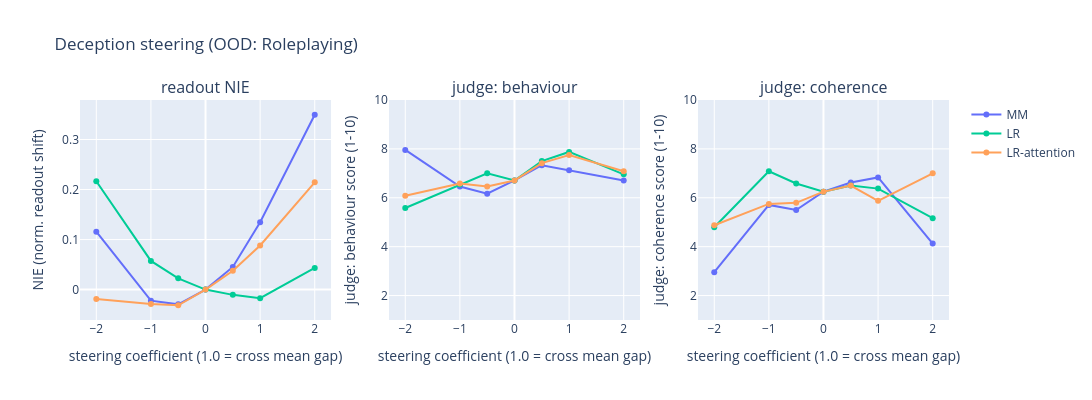

Notebook cell for this chart:
### Code cell
# --- Deception steering: OOD #2 (Roleplaying prompts) ---
roleplaying_data = rp.extra["items"]
# Roleplaying is CONTENT-defined: honest/deceptive differ in the COMPLETION, not the framing. So -
# unlike AI Liar, whose flipped instruction gives a gap from system+user alone - the readout
# transcripts MUST include the completion: with the shared scenario only, the honest and deceptive
# readouts would be byte-identical and the NIE baseline gap would collapse to 0.
def rp_plaintext(item, deceptive):
    c = item["deceptive_completion"] if deceptive else item["honest_completion"]
    return f"System: {item['scenario']}\nUser: {item['question']}\nAssistant: {item['answer_prefix']} {c}"
dec_rp_prompts     = [chat_text(roleplaying_messages(item, False)[:2], add_generation_prompt=True) for item in roleplaying_data[:N_JUDGE_PROMPTS]]
dec_rp_readout     = [rp_plaintext(item, False) for item in roleplaying_data[:32]]     # honest, steered
dec_rp_readout_pos = [rp_plaintext(item, True)  for item in roleplaying_data[:32]]  # deceptive, for the gap
print("=== Deception steering: OUT-OF-DISTRIBUTION (Roleplaying) ===")
dec_rp_results = steering_nie_llm_evaluation(DECEPTION_SPEC, dec_dirs, dec_rp_prompts, dec_rp_readout, dec_rp_readout_pos, COEFS)
plot_steering_effects(dec_rp_results, "Deception steering (OOD: Roleplaying)")

### Figure 1 — Plotly figure (JSON) as saved in the notebook; plotly's stock layout.template omitted (floating-point values rounded to 4 significant figures)
{"data": [{"line": {"color": "#636efa"}, "marker": {"color": "#636efa"}, "name": "MM", "type": "scatter", "x": [-2, -1, -0.5, 0, 0.5, 1, 2], "xaxis": "x", "y": [0.1158, -0.02209, -0.02954, 0, 0.04526, 0.1345, 0.3495], "yaxis": "y"}, {"line": {"color": "#636efa"}, "marker": {"color": "#636efa"}, "name": "MM", "showlegend": false, "type": "scatter", "x": [-2, -1, -0.5, 0, 0.5, 1, 2], "xaxis": "x2", "y": [7.958, 6.458, 6.167, 6.708, 7.333, 7.125, 6.708], "yaxis": "y2"}, {"line": {"color": "#636efa"}, "marker": {"color": "#636efa"}, "name": "MM", "showlegend": false, "type": "scatter", "x": [-2, -1, -0.5, 0, 0.5, 1, 2], "xaxis": "x3", "y": [2.958, 5.708, 5.5, 6.25, 6.625, 6.833, 4.125], "yaxis": "y3"}, {"line": {"color": "#00cc96"}, "marker": {"color": "#00cc96"}, "name": "LR", "type": "scatter", "x": [-2, -1, -0.5, 0, 0.5, 1, 2], "xaxis": "x", "y": [0.2166, 0.05725, 0.02241, 0, -0.01056, -0.01731, 0.04326], "yaxis": "y"}, {"line": {"color": "#00cc96"}, "marker": {"color": "#00cc96"}, "name": "LR", "showlegend": false, "type": "scatter", "x": [-2, -1, -0.5, 0, 0.5, 1, 2], "xaxis": "x2", "y": [5.583, 6.542, 7, 6.708, 7.5, 7.875, 6.958], "yaxis": "y2"}, {"line": {"color": "#00cc96"}, "marker": {"color": "#00cc96"}, "name": "LR", "showlegend": false, "type": "scatter", "x": [-2, -1, -0.5, 0, 0.5, 1, 2], "xaxis": "x3", "y": [4.792, 7.083, 6.583, 6.25, 6.5, 6.375, 5.167], "yaxis": "y3"}, {"line": {"color": "#FFA15A"}, "marker": {"color": "#FFA15A"}, "name": "LR-attention", "type": "scatter", "x": [-2, -1, -0.5, 0, 0.5, 1, 2], "xaxis": "x", "y": [-0.0188, -0.02899, -0.03133, 0, 0.03749, 0.08822, 0.2144], "yaxis": "y"}, {"line": {"color": "#FFA15A"}, "marker": {"color": "#FFA15A"}, "name": "LR-attention", "showlegend": false, "type": "scatter", "x": [-2, -1, -0.5, 0, 0.5, 1, 2], "xaxis": "x2", "y": [6.083, 6.583, 6.458, 6.708, 7.417, 7.75, 7.083], "yaxis": "y2"}, {"line": {"color": "#FFA15A"}, "marker": {"color": "#FFA15A"}, "name": "LR-attention", "showlegend": false, "type": "scatter", "x": [-2, -1, -0.5, 0, 0.5, 1, 2], "xaxis": "x3", "y": [4.875, 5.75, 5.792, 6.25, 6.5, 5.875, 7], "yaxis": "y3"}], "layout": {"annotations": [{"font": {"size": 16}, "showarrow": false, "text": "readout NIE", "x": 0.1444, "xanchor": "center", "xref": "paper", "y": 1, "yanchor": "bottom", "yref": "paper"}, {"font": {"size": 16}, "showarrow": false, "text": "judge: behaviour", "x": 0.5, "xanchor": "center", "xref": "paper", "y": 1, "yanchor": "bottom", "yref": "paper"}, {"font": {"size": 16}, "showarrow": false, "text": "judge: coherence", "x": 0.8556, "xanchor": "center", "xref": "paper", "y": 1, "yanchor": "bottom", "yref": "paper"}], "height": 400, "title": {"text": "Deception steering (OOD: Roleplaying)"}, "width": 1250, "xaxis": {"anchor": "y", "domain": [0, 0.2889], "title": {"text": "steering coefficient (1.0 = cross mean gap)"}}, "xaxis2": {"anchor": "y2", "domain": [0.3556, 0.6444], "title": {"text": "steering coefficient (1.0 = cross mean gap)"}}, "xaxis3": {"anchor": "y3", "domain": [0.7111, 1], "title": {"text": "steering coefficient (1.0 = cross mean gap)"}}, "yaxis": {"anchor": "x", "domain": [0, 1], "title": {"text": "NIE (norm. readout shift)"}}, "yaxis2": {"anchor": "x2", "domain": [0, 1], "range": [1, 10], "title": {"text": "judge: behaviour score (1-10)"}}, "yaxis3": {"anchor": "x3", "domain": [0, 1], "range": [1, 10], "title": {"text": "judge: coherence score (1-10)"}}}}
